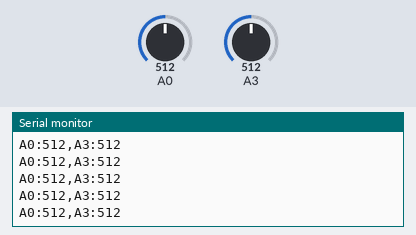
Simulated run of this sketch. Board: Arduino Uno, built with avr-gcc and run on an emulated ATmega328P. On the bench: the last lines printed to the serial monitor. The test bench sets the inputs (shaded band); at power-on: A0 = 512, A3 = 512.

Above: at 1.2 s.
1.3 s: A0 set to 11
At 2.2 s:
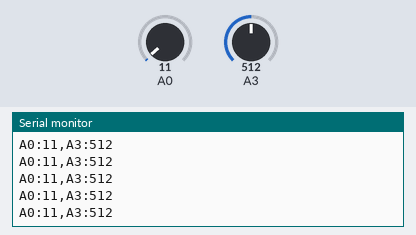
2.8 s: A0 set to 8
At 3.8 s:
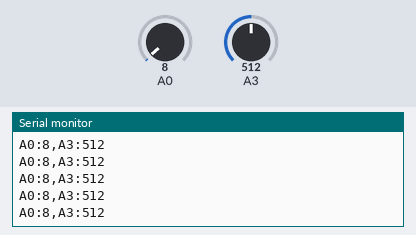
7.3 s: A0 set to 989
At 8.0 s:
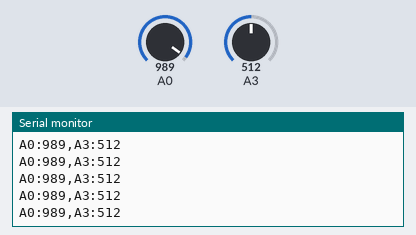
8.8 s: A0 set to 1017
At 9.8 s:
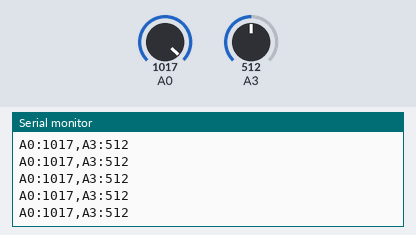
Timing chart, 0 to 11.3 s (numbered marks = the images above; inputs shaded):
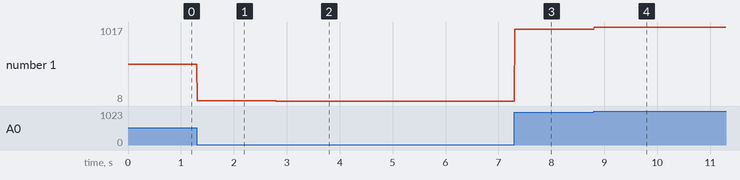

The sketch:

myoware_a0.ino
```cpp
// MyoWare Link Shields: OUTPUT=ENV; connect TRS cables to jacks A0 and A3.
// Envelope monitoring only; not raw EMG or force measurement.
// Target: Arduino UNO R3 (ATmega328P).
void setup() {
  Serial.begin(115200);
}
void loop() {
  const int a0 = analogRead(A0);
  const int a3 = analogRead(A3);
  Serial.print(F("A0:"));
  Serial.print(a0);
  Serial.print(F(",A3:"));
  Serial.println(a3);
  delay(10); // Approximately 100 sample pairs per second.
}
```

Measured:
- after the input at 1.3 s, the serial monitor: prints a new line at once (image 1)
- after the input at 2.8 s, the serial monitor: prints a new line at once (image 2)
- after the input at 7.3 s, the serial monitor: prints a new line at once (image 3)
- after the input at 8.8 s, the serial monitor: prints a new line at once (image 4)
- plotted number 1: 512 → 11 after the input at 1.3 s, 11 → 8 after the input at 2.8 s, 8 → 989 after the input at 7.3 s, 989 → 1017 after the input at 8.8 s
